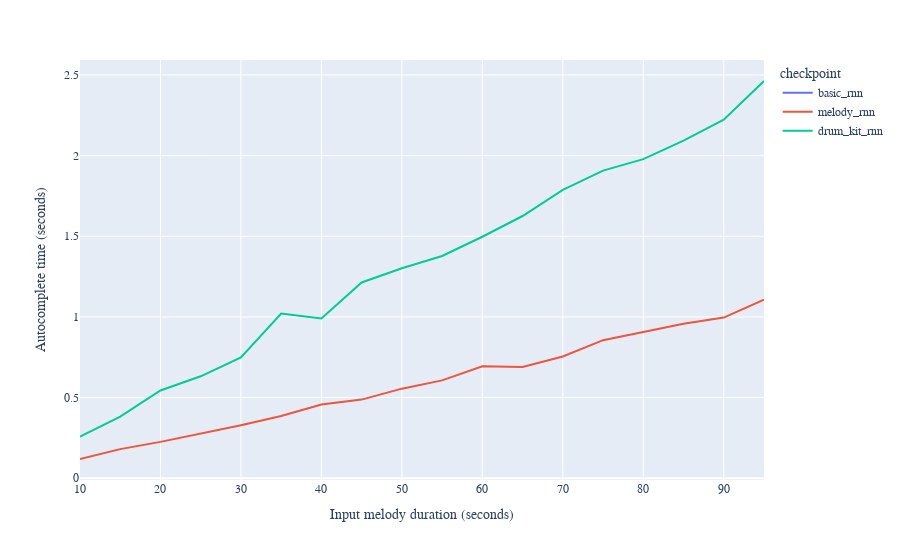

Source (notebook cell):
### Markdown cell above
Plot the duration benchmark graph

### Code cell
fig = px.line(duration,
              x="x",
              y="mean",
              color='checkpoint',
              labels={
                  'x': 'Input melody duration (seconds)',
                   'mean': 'Autocomplete time (seconds)'
              })
fig = fig.for_each_trace(lambda t: t.update(name=t.name.replace("=",": ")))
fig.layout.font = dict(family='Helvetica')
fig.show()
fig.write_image('perfwrtduration.pdf')

### Figure 1 — Plotly figure (JSON) as saved in the notebook; plotly's stock layout.template omitted (floating-point values rounded to 4 significant figures)
{"data": [{"hovertemplate": "checkpoint=basic_rnn<br>Input melody duration (seconds)=%{x}<br>Autocomplete time (seconds)=%{y}<extra></extra>", "legendgroup": "basic_rnn", "line": {"color": "#636efa", "dash": "solid"}, "mode": "lines", "name": "basic_rnn", "orientation": "v", "showlegend": true, "type": "scatter", "x": [null, null, null, null, null, null, null, null, null, null, null, null, null, null, null, null, null, null], "xaxis": "x", "y": [0.1208, 0.1655, 0.2289, 0.2988, 0.3567, 0.4012, 0.4678, 0.5201, 0.5341, 0.5732, 0.627, 0.6789, 0.7267, 0.7857, 0.8381, 0.907, 0.9569, 1.005], "yaxis": "y"}, {"hovertemplate": "checkpoint=melody_rnn<br>Input melody duration (seconds)=%{x}<br>Autocomplete time (seconds)=%{y}<extra></extra>", "legendgroup": "melody_rnn", "line": {"color": "#EF553B", "dash": "solid"}, "mode": "lines", "name": "melody_rnn", "orientation": "v", "showlegend": true, "type": "scatter", "x": [10, 15, 20, 25, 30, 35, 40, 45, 50, 55, 60, 65, 70, 75, 80, 85, 90, 95], "xaxis": "x", "y": [0.1195, 0.1807, 0.2257, 0.2748, 0.3284, 0.3855, 0.4578, 0.4877, 0.5555, 0.6069, 0.6947, 0.6892, 0.7548, 0.856, 0.9048, 0.9577, 0.9961, 1.108], "yaxis": "y"}, {"hovertemplate": "checkpoint=drum_kit_rnn<br>Input melody duration (seconds)=%{x}<br>Autocomplete time (seconds)=%{y}<extra></extra>", "legendgroup": "drum_kit_rnn", "line": {"color": "#00cc96", "dash": "solid"}, "mode": "lines", "name": "drum_kit_rnn", "orientation": "v", "showlegend": true, "type": "scatter", "x": [10, 15, 20, 25, 30, 35, 40, 45, 50, 55, 60, 65, 70, 75, 80, 85, 90, 95], "xaxis": "x", "y": [0.2587, 0.3824, 0.5441, 0.6322, 0.7495, 1.021, 0.9909, 1.214, 1.302, 1.378, 1.497, 1.626, 1.787, 1.907, 1.978, 2.093, 2.223, 2.462], "yaxis": "y"}], "layout": {"font": {"family": "Helvetica"}, "legend": {"title": {"text": "checkpoint"}, "tracegroupgap": 0}, "margin": {"t": 60}, "xaxis": {"anchor": "y", "domain": [0, 1], "title": {"text": "Input melody duration (seconds)"}}, "yaxis": {"anchor": "x", "domain": [0, 1], "title": {"text": "Autocomplete time (seconds)"}}}}
